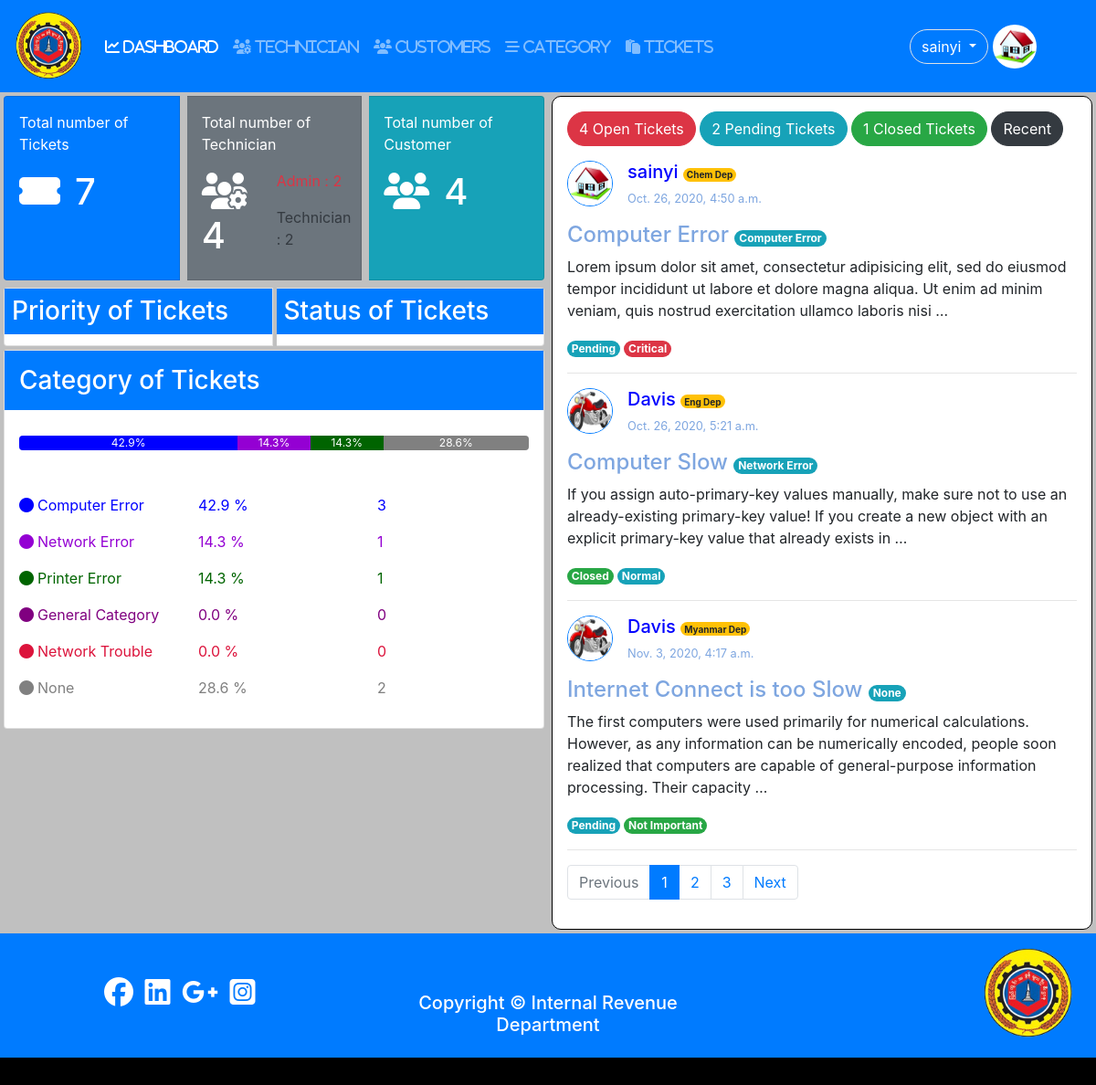
The app's page / (signed in) with its own data.
### user/models.py (models this page shows, shortened)
class Profile(models.Model):#User
	user = models.OneToOneField(settings.AUTH_USER_MODEL,on_delete=models.CASCADE);
	photo = models.ImageField(null=True,blank=True,default='default.jpg');
	birthday = models.DateField(null=True,blank=True);
	phone = models.CharField(max_length=20,null=True,blank=True);
	address = models.TextField(null=True,blank=True);
	category = models.ForeignKey(Category,on_delete=models.CASCADE,blank=True,null=True);
	GENDER = (
				('other','Other'), # (Key,value)
				('male','Male'),
				('female','Female')
			);
	gender = models.CharField(max_length=100,choices = GENDER,default='other');

### tickets/models.py (models this page shows, shortened)
class Category(models.Model):
	name = models.CharField(max_length=150);
	slug = models.SlugField(max_length=150,unique=True);
	def __str__(self):
		return self.name;

class Tickets(models.Model):
	user = models.ForeignKey(User,on_delete=models.CASCADE);
	category = models.ForeignKey(Category,on_delete=models.CASCADE,blank=True,null=True);
	name = models.CharField(max_length = 200);
	subject = models.CharField(max_length = 300);
	description = models.TextField();
	attachment = models.FileField(upload_to = "tickets/files/",null=True,blank=True);
	STATUS_CHOICES = (
						('Open','open'), # (Key,value)
						('Pending','pending'),
						('Closed','closed')
					 );
	SET_PRIORITY = (
					('critical','Critical'),
					('urgent','Urgent'),
					('normal','Normal'),
					('not_important','Not Important'),
				   );
	status = models.CharField(max_length=100,choices=STATUS_CHOICES,default='Open');
	priority = models.CharField(max_length=100,choices= SET_PRIORITY,default = 'not_important');
	created = models.DateTimeField(auto_now =True);
	updated = models.DateTimeField(auto_now_add = True);

### tickets/views.py (the view)
# urls.py: path('',views.dashboard,name='dashboard'),
@login_required
def dashboard(request):
	open=0;closed =0;pending = 0;
	categories = Category.objects.all();
	if request.user.is_superuser or request.user.is_staff:
		if request.user.is_staff and not request.user.is_superuser:
			if request.user.profile.category:
				tickets = Tickets.objects.filter(category = request.user.profile.category).order_by('-created');
			else:
				tickets =  Tickets.objects.all().order_by('-created');
		else:
			tickets = Tickets.objects.all()
	else:
		tickets = Tickets.objects.filter(user=request.user).order_by('-created');
	for ticket in tickets:
		if ticket.status == 'Open':
			open = open + 1;
		elif ticket.status == 'Closed':
			closed = closed + 1;
		elif ticket.status == 'Pending':
			pending = pending +1;
	critical,urgent,normal,not_important = num_of_priority();
	cat_number = num_of_category();
	paginator,page_obj,tickets,page = paginated(request,tickets,3);
	total_tickets,admin,technician,customer  = num_of_general();
	return render(request,'user/dashboard.html',{'tickets':tickets,
												 'open':open,
												 'closed':closed,
												 'pending':pending,
												 'page_obj':page_obj,
												 'dashboard':'active',
												 'critical':critical,
												 'urgent':urgent,
												 'normal':normal,
												 'not_important':not_important,
												 'categories':categories,
												 'cat_number':cat_number,
												 'total_tickets':total_tickets,
												 'admin':admin,
												 'technician':technician,
												 'customer':customer,
												 'tot_tech':admin+technician,
												 'paginator':paginator,
												 'page':int(page),
												});

### tickets/Calculation.py (called while the page is built)
def num_of_priority():
	tickets = Tickets.objects.all();
	critical = 0;
	urgent = 0;
	normal = 0;
	not_important = 0;
	for ticket in tickets:
		if ticket.priority == 'critical':
			critical = critical + 1;
		elif ticket.priority == 'urgent':
			urgent = urgent + 1;
		elif ticket.priority == 'normal':
			normal = normal + 1;
		elif ticket.priority == 'not_important':
			not_important = not_important + 1;
	return critical,urgent,normal,not_important;

def num_of_general():
	tickets = Tickets.objects.all();
	users = User.objects.all();
	total_tickets = tickets.count();
	if total_tickets == 0:
		total_tickets = 1;
	admin = 0; customer = 0;technician = 0;
	for user in users:
		if user.is_superuser:
			admin  = admin +1;
		elif user.is_staff and not user.is_superuser:
			technician = technician + 1;
		elif not user.is_superuser and not user.is_staff:
			customer = customer + 1;
	return total_tickets,admin,technician,customer;

def num_of_category():
	tickets = Tickets.objects.all();
	categories = Category.objects.all();
	total_ticket = tickets.count();
	has_category = 0;
	data = {};
	color = ["blue","darkviolet","darkgreen","purple","Crimson","MediumVioletRed","orange","indigo","lime","maroon"];
	color_index  = 0;
	for category in categories:
		temp = Tickets.objects.filter(category = category);
		number = temp.count();
		has_category = has_category + number;
		data[category.name] = { "number":number,
								"percentage":  round((number/total_ticket)*100,1),
								"color":color[color_index]
								}
		color_index = color_index + 1;
		if color_index >= 10:
			color_index = 0;
	data["None"] = { "number":total_ticket-has_category,
					 "percentage": round(((total_ticket-has_category)/total_ticket)*100,1),
					 "color":"gray"
					}
	return data;

### tickets/views.py (called while the page is built)
def paginated(request,objects,number):
	paginator = Paginator(objects,number);
	try:
		page = request.GET.get('page'); # page no variable
		page_obj =paginator.get_page(page);
		objects = paginator.page(page);
	except PageNotAnInteger:
		page = 1;
		page_obj = paginator.get_page(1);
		objects = paginator.page(1);
	return paginator,page_obj,objects,page;

### user/templates/user/dashboard.html (shortened to what this page needs)
{% extends 'user/base.html' %}
{% block content %}
{% if user.is_superuser %}
{% include 'tickets/admin_dashboard.html' %}
{% elif user.is_staff %}
{% include 'tickets/technician_dashboard.html' %}
{% else %}
{% include 'tickets/customer_dashboard.html' %}
{% endif %}
{% endblock %}

### user/templates/user/naviation.html (shortened to what this page needs)
  <nav class="navbar navbar-expand-lg navbar-dark bg-primary">
  {% load static %}
  <a class="navbar-brand" href="{% url 'dashboard' %}">
    <img src="{% static 'pictures/logo1_no_background.png' %}"
    width="75" height="75"
    class="animate__animated animate__flipInX"
    >
  </a>
  <div class="collapse navbar-collapse" id="navbarNavDropdown">
    <ul class="navbar-nav">
      <li class="nav-item {{dashboard}}">
        <a class="nav-link" href="{% url 'dashboard'%}"><i class="fas fa-chart-line"> DASHBOARD</i><span class="sr-only">(current)</span></a>
      </li>
      {% if user.is_superuser or user.is_staff %}
        {% if user.is_superuser %}
        <li class="nav-item {{tech}}">
          <a class="nav-link" href="{% url 'tech-view' %}"><i class="fas fa-users-cog"> TECHNICIAN</i></a>
        </li>
        <li class="nav-item {{customer}}">
          <a class="nav-link" href="{% url 'customer-view' %}"><i class="fas fa-users"> CUSTOMERS</i></a>
        </li>
        {% endif %}
        <li class="nav-item {{category}}">
          <a class="nav-link" href="{% url 'new-category' %}"><i class="fas fa-stream"> CATEGORY</i></a>
        </li>
        <li class="nav-item {{nav_ticket}}">
          <a class="nav-link" href="{% url 'tickets' %}"><i class="fas fa-paste"> TICKETS</i></a>
        </li>
          {% endif %}
    </ul>
  </div>
        <div class="btn-group">
            <button type="button" class="btn btn-primary border rounded-pill m-1 dropdown-toggle" data-toggle="dropdown" aria-haspopup="true" aria-expanded="false">
              {{user.username}}
            </button>
          </div>
          <img src = '{{user.profile.photo.url}}' class="rounded-circle border border-primary mr-5" style="width:50px; height:50px;">
</nav>

### tickets/templates/tickets/category_progress.html
<h3 class="card-title bg-primary text-white p-3">Category of Tickets</h3>
<div class="p-3">
	<div class="progress">
	  {% for name,value in cat_number.items %}
	  <div class="progress-bar" role="progressbar" style="width:{{value.percentage}}%;background-color: {{value.color}}" aria-valuenow="15" aria-valuemin="0" aria-valuemax="100">{{value.percentage}}%</div>
	  {% endfor %}
	</div>
<div class="mt-5">
{% for name,value in cat_number.items %}
<div class="row">
	<div class="col">
	<p style="color: {{value.color}}"><i class="fas fa-circle mr-1"></i>{{name}}</p>
	</div>
	<div class="col" style="color: {{value.color}}">
	<p>{{value.percentage}} %</p>
	</div>
	<div class="col" style="color: {{value.color}}">
	<p>{{value.number}}</p>
	</div>
</div>
{% endfor %}
</div>
</div>

### tickets/templates/tickets/tickets_list.html
<div class="mt-3">
{% for ticket in tickets %}
	<div style="
		display: inline-flex;
	"
	>
		<div>
			<img src="{{ticket.user.profile.photo.url}}" alt="profile"
			width="50" height="50"
			class="border border-primary rounded-circle mr-3"
			>
		</div>
		<div>
			<h5 style="color: blue;">{{ticket.user.username}}
				<span class="badge badge-warning rounded-pill"
					style="font-size: 0.5em;"
				>{{ticket.name}}</span>
			</h5>
			<p style="font-size: 0.8em;color: #7EA6E0;">{{ticket.updated}}</p>
		</div>
	</div>
	<a href="{% url 'ticket-detail' id=ticket.id %}"><h4 style="color: #7EA6E0">{{ticket.subject}}
		{% if request.user.is_superuser or request.user.is_staff %}
		<span
			class = "badge badge-info rounded-pill"
			style = "font-size: 0.5em;"
		>{{ticket.category}}
		</span>
		{% endif %}
	</h4>
	</a>
	<p>{{ticket.description|truncatewords:30 }}</p>
	{% if ticket.status == 'Open' %}
		<div class="badge badge-danger rounded-pill">Open</div>
		{% include 'tickets/priority.html' %}
	{% elif ticket.status == 'Pending' %}
		<div  class="badge badge-info rounded-pill">Pending</div>
		{% include 'tickets/priority.html' %}
	{% else %}
		<div  class="badge badge-success rounded-pill">Closed</div>
		{% include 'tickets/priority.html' %}
	{% endif %}
	<hr>
{% endfor %}
</div>

### tickets/templates/tickets/priority.html
	{% if ticket.priority == 'critical' %}
		<div class="badge badge-danger rounded-pill">Critical</div>
	{% elif ticket.priority == 'urgent' %}
		<div class="badge badge-warning rounded-pill">Urgent</div>
	{% elif ticket.priority == 'normal'  %}
		<div class="badge badge-info rounded-pill"> Normal</div>
	{% else %}
		<div class="badge badge-success rounded-pill">Not Important</div>
	{% endif %}

### user/static/css/style.css (style rules this page uses)
body,html { margin: 0; width: 100%; height: 100%; }

### records on screen
Category: cat_number "Computer Error"
Category: cat_number "Network Error"
Category: cat_number "Printer Error"
Category: cat_number "General Category"
Category: cat_number "Network Trouble"
Tickets: user.profile.photo (picture), user.username "sainyi", name "Chem Dep", updated "Oct. 26, 2020, 4:50 a.m.", subject "Computer Error", category "Computer Error", description "Lorem ipsum dolor sit amet, consectetur adipisicing elit, sed do eiusmod tempor incididunt ut labore et dolore magna aliqua. Ut enim ad minim veniam, quis nostrud exercitation ullamco laboris nisi …", status "Pending"
Tickets: user.profile.photo (picture), user.username "Davis", name "Eng Dep", updated "Oct. 26, 2020, 5:21 a.m.", subject "Computer Slow", category "Network Error", description "If you assign auto-primary-key values manually, make sure not to use an already-existing primary-key value! If you create a new object with an explicit primary-key value that already exists in …", status "Closed"
Tickets: user.profile.photo (picture), user.username "Davis", name "Myanmar Dep", updated "Nov. 3, 2020, 4:17 a.m.", subject "Internet Connect is too Slow", category "None", description "The first computers were used primarily for numerical calculations. However, as any information can be numerically encoded, people soon realized that computers are capable of general-purpose information processing. Their capacity …", status "Pending"

### other values on screen
{{ user.username }} "sainyi"
{{ total_tickets }} "7"
{{ tot_tech }} "4"
{{ technician }} "2"
{{ customer }} "4"
{{ value.percentage }} "42.9" "14.3" "14.3" "28.6"
{{ value.percentage }} "42.9" "14.3" "14.3" "0.0" "0.0" "28.6"
{{ value.number }} "3" "1" "1" "0" "0" "2"
{{ name }} "None"
{{ open }} "4"
{{ pending }} "2"
{{ closed }} "1"
{{ pg }} "1"
{{ pg }} "2" "3"
